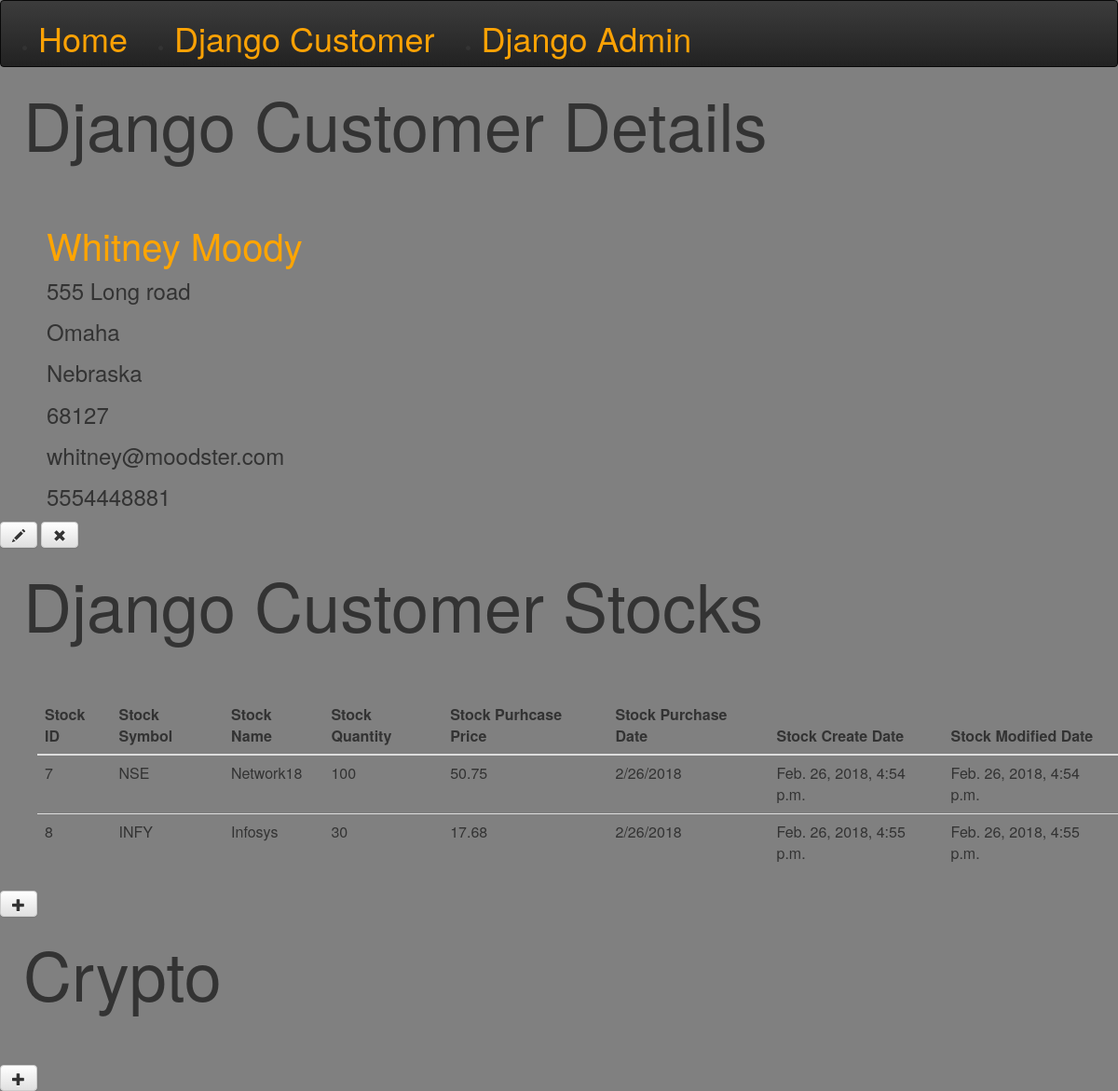
/customer/25/, run on the app's committed database.
### financial/models.py (models this page shows, shortened)
class Customer(models.Model):
    customer_ID = models.AutoField(primary_key=True)
    customer_Name = models.CharField(max_length=200)
    customer_StreetAddress =models.CharField(max_length=200)
    customer_City = models.CharField(max_length=200)
    customer_State = models.CharField(max_length=200)
    customer_ZIP = models.CharField(max_length=200)
    customer_Email = models.CharField(max_length=200)
    customer_Phone = models.CharField(max_length=200)
    customer_Created_Date = models.DateTimeField(
                default=timezone.now)
    customer_Modified_Date = models.DateTimeField(
                blank=True, null=True)

class Stock(models.Model):
    stock_ID = models.AutoField(primary_key=True)
    stock_Customer = models.ForeignKey('Customer',on_delete=models.CASCADE)
    stock_Symbol = models.CharField(max_length=200)
    stock_Name = models.CharField(max_length=200)
    stock_Number_of_Shares = models.CharField(max_length=200)
    stock_Purchase_Price = models.CharField(max_length=200)
    stock_Purchase_Date = models.CharField(max_length=200)
    stock_Created_Date = models.DateTimeField(
                default=timezone.now)
    stock_Modified_Date = models.DateTimeField(
                blank=True, null=True)

### financial/views.py (the view)
# urls.py: url(r'^customer/(?P<pk>\d+)/$', views.customer_details, name='customer_details'),
def customer_details(request, pk):
    customer = get_object_or_404(Customer, pk=pk)
    return render(request, 'financial/customer_details.html', {'customer': customer})

### financial/templates/financial/customer_details.html
{% extends 'financial/base.html' %}
{% block content %}
<div class="financial">
  <h1 id="title">Django Customer Details</h1>
  <h2 id="customer">{{ customer.customer_Name }}</h2>
  <p>{{ customer.customer_StreetAddress|linebreaksbr }}</p>
  <p>{{ customer.customer_City|linebreaksbr }}</p>
  <p>{{ customer.customer_State|linebreaksbr }}</p>
  <p>{{ customer.customer_ZIP|linebreaksbr }}</p>
  <p>{{ customer.customer_Email|linebreaksbr }}</p>
  <p>{{ customer.customer_Phone|linebreaksbr }}</p>
  <a class="btn btn-default" href="{% url 'customer_edit' pk=customer.pk %}"><span class="glyphicon glyphicon-pencil"></span></a>
  <a class="btn btn-default" href="{% url 'customer_delete' pk=customer.pk %}"><span class="glyphicon glyphicon-remove"></span></a>
  <h1 id="title">Django Customer Stocks</h1>
  <ul>
      <table class="table">
        <thead>
          <tr>
            <th scope="col">Stock ID</th>
            <th scope="col">Stock Symbol</th>
            <th scope="col">Stock Name</th>
            <th scope="col">Stock Quantity</th>
            <th scope="col">Stock Purhcase Price</th>
            <th scope="col">Stock Purchase Date</th>
            <th scope="col">Stock Create Date</th>
            <th scope="col">Stock Modified Date</th>
          </tr>
        </thead>
        <tbody>
          {% for stock in customer.stock_set.all %}
          <tr>
            <td>{{stock.stock_ID}}</td>
            <td>{{stock.stock_Symbol}}</td>
            <td>{{stock.stock_Name}}</td>
            <td>{{stock.stock_Number_of_Shares}}</td>
            <td>{{stock.stock_Purchase_Price}}</td>
            <td>{{stock.stock_Purchase_Date}}</td>
            <td>{{stock.stock_Created_Date}}</td>
            <td>{{stock.stock_Modified_Date}}</td>
          </tr>
          {% endfor %}
        </tbody>
      </table>
  </ul>
  <a class="btn btn-default" href="{% url 'stock_new' %}"><span class="glyphicon glyphicon-plus"></span></a>
  <h1 id="title">Crypto</h1>
  <a class="btn btn-default" href="#"><span class="glyphicon glyphicon-plus"></span></a>
</div>
{% endblock %}

### financial/static/css/financial.css (style rules this page uses)
#title { font-size: 72px; padding-bottom: 50px; padding-left: 25px; }
#customer { color: Orange; font-size: 24px; padding-left: 50px; font-size: 40px; }
p { font-size: 24px; padding-left: 50px; width: 800px; }
body { background-color: gray; }

### data on the page
Customer: customer_Name "Whitney Moody", customer_StreetAddress "555 Long road", customer_City "Omaha", customer_State "Nebraska", customer_ZIP "68127", customer_Email "whitney@moodster.com", customer_Phone "5554448881"
Stock: stock_ID "7", stock_Symbol "NSE", stock_Name "Network18", stock_Number_of_Shares "100", stock_Purchase_Price "50.75", stock_Purchase_Date "2/26/2018", stock_Created_Date "Feb. 26, 2018, 4:54 p.m.", stock_Modified_Date "Feb. 26, 2018, 4:54 p.m."
Stock: stock_ID "8", stock_Symbol "INFY", stock_Name "Infosys", stock_Number_of_Shares "30", stock_Purchase_Price "17.68", stock_Purchase_Date "2/26/2018", stock_Created_Date "Feb. 26, 2018, 4:55 p.m.", stock_Modified_Date "Feb. 26, 2018, 4:55 p.m."
